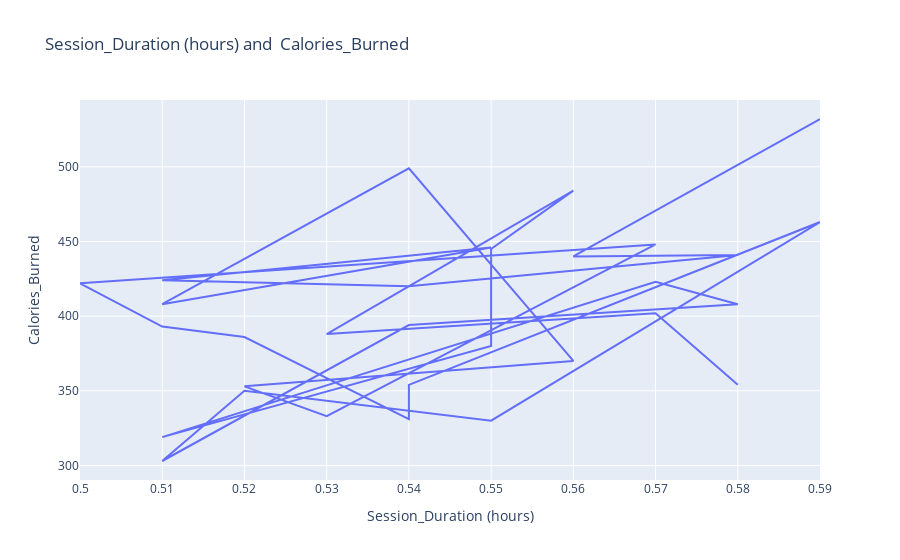

The code cell stored with this chart in its notebook:
### Code cell
fig1=px.line(df_Session_Duration,x='Session_Duration (hours)',y='Calories_Burned',title='Session_Duration (hours) and  Calories_Burned')
fig1.show()

### Figure 1 — Plotly figure (JSON) as saved in the notebook; plotly's stock layout.template omitted (floating-point values rounded to 4 significant figures)
{"data": [{"hovertemplate": "Session_Duration (hours)=%{x}<br>Calories_Burned=%{y}<extra></extra>", "legendgroup": "", "line": {"color": "#636efa", "dash": "solid"}, "marker": {"symbol": "circle"}, "mode": "lines", "name": "", "orientation": "v", "showlegend": false, "type": "scatter", "x": [0.59, 0.56, 0.58, 0.54, 0.51, 0.55, 0.51, 0.54, 0.56, 0.52, 0.53, 0.57, 0.5, 0.51, 0.52, 0.54, 0.54, 0.59, 0.55, 0.52, 0.51, 0.54, 0.58, 0.57, 0.51, 0.55, 0.55, 0.56, 0.53, 0.57, 0.58], "xaxis": "x", "y": [532, 440, 441, 420, 424, 446, 408, 499, 370, 353, 333, 448, 422, 393, 386, 331, 354, 463, 330, 350, 303, 394, 408, 423, 319, 380, 445, 484, 388, 402, 354], "yaxis": "y"}], "layout": {"autosize": true, "legend": {"tracegroupgap": 0}, "title": {"text": "Session_Duration (hours) and  Calories_Burned"}, "xaxis": {"anchor": "y", "autorange": true, "domain": [0, 1], "range": [0.5, 0.59], "title": {"text": "Session_Duration (hours)"}, "type": "linear"}, "yaxis": {"anchor": "x", "autorange": true, "domain": [0, 1], "range": [290.3, 544.7], "title": {"text": "Calories_Burned"}, "type": "linear"}}}
